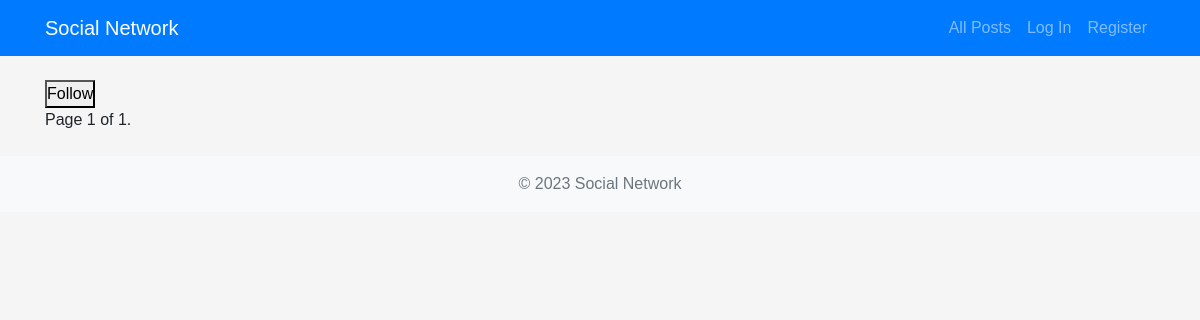
/profile/johndoe, run on an earlier commit of the app's database.
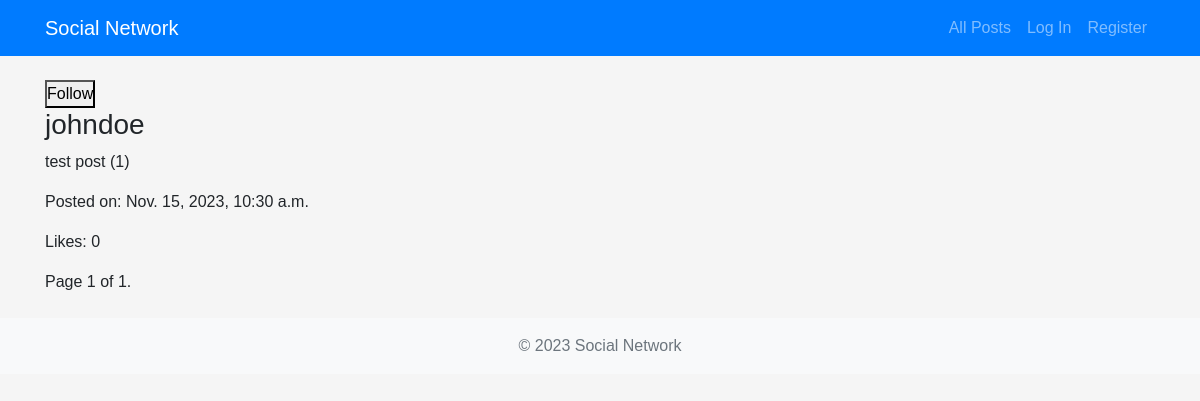
And on a later commit of the database.
### network/models.py (models this page shows, shortened)
class Post (models.Model):
    post = models.CharField(max_length=500)
    user = models.ForeignKey(User, on_delete=models.CASCADE, related_name="posts")
    timestamp = models.DateTimeField(auto_now_add=True)
    likes = models.ManyToManyField(User, blank=True, related_name="liked_posts")

class User(AbstractUser):
    pass

### network/views.py (the view)
# urls.py: path("profile/<str:username>", views.profile, name="profile"),
def profile(request, username):
    user = User.objects.get(username=username)
    user_extended, created = UserExtended.objects.get_or_create(user=user)
    posts_list = Post.objects.filter(user=user).order_by('-timestamp')
    paginator = Paginator(posts_list, 10)  # Show 10 posts per page
    page_number = request.GET.get('page')
    posts = paginator.get_page(page_number)
    followers = user_extended.followers.count()
    following = UserExtended.objects.filter(followers=user).count()
    is_following = request.user in user_extended.followers.all()
    context = {
        'user_profile': user,
        'posts': posts,
        'followers': followers,
        'following': following,
        'is_following': is_following
    }
    return render(request, 'network/profile.html', context)

### network/templates/network/profile.html (shortened to what this page needs)
{% extends "network/layout.html" %}
{% block body %}
{% if user != user_profile %}
<form method="post" action="{% url 'profile' username=user_profile.username %}">
  <button type="submit" name="follow">
    {% if is_following %}Unfollow{% else %}Follow{% endif %}
  </button>
</form>
{% endif %}
{% for post in posts %}
<div class="post" id="post-{{ post.id }}">
    <h3>{{ post.user.username }}</h3>
    <div id="content-{{ post.id }}">
        <p>{{ post.post }}</p>
    </div>
    <p>Posted on: {{ post.timestamp }}</p>
    <p>Likes: {{ post.likes.count }}</p>
</div>
{% endfor %}
<div class="pagination">
    <span class="current">
        Page {{ posts.number }} of {{ posts.paginator.num_pages }}.
    </span>
</div>
{% endblock %}

### network/templates/network/layout.html (shortened to what this page needs)
{% load static %}
<!DOCTYPE html>
<html lang="en">
<head>
    <link rel="stylesheet" href="https://stackpath.bootstrapcdn.com/bootstrap/4.4.1/css/bootstrap.min.css" />
    <link href="{% static 'network/styles.css' %}" rel="stylesheet" />
</head>
<body>
    <nav class="navbar navbar-expand-lg navbar-dark bg-primary">
        <div class="container">
            <a class="navbar-brand" href="{% url 'index' %}">Social Network</a>
            <div>
                <ul class="navbar-nav ml-auto">
                    <li class="nav-item">
                        <a class="nav-link" href="{% url 'all_posts' %}">All Posts</a>
                    </li>
                    {% if user.is_authenticated %}
                    <li class="nav-item">
                        <a class="nav-link" href="{% url 'following' %}">Following</a>
                    </li>
                    <li class="nav-item">
                        <a class="nav-link" href="{% url 'logout' %}">Log Out</a>
                    </li>
                    {% else %}
                    <li class="nav-item">
                        <a class="nav-link" href="{% url 'login' %}">Log In</a>
                    </li>
                    <li class="nav-item">
                        <a class="nav-link" href="{% url 'register' %}">Register</a>
                    </li>
                    {% endif %}
                </ul>
            </div>
        </div>
    </nav>
    <div class="container mt-4">
        {% block body %} {% endblock %}
    </div>
    <footer class="footer bg-light mt-4 py-3">
        <div class="container text-center">
            <span class="text-muted">© 2023 Social Network</span>
        </div>
    </footer>
</body>
</html>

### network/static/network/styles.css (style rules this page uses)
* { margin: 0; padding: 0; box-sizing: border-box; }
html { overflow-x: hidden; }
body { font-family: Arial, sans-serif; font-weight: 400; overflow-x: hidden; background-color: #f5f5f5; }

What changed in the data, as far as the page shows it:
added Post: user.username "johndoe", post "test post (1)", timestamp "Nov. 15, 2023, 10:30 a.m.", likes.count "0"
